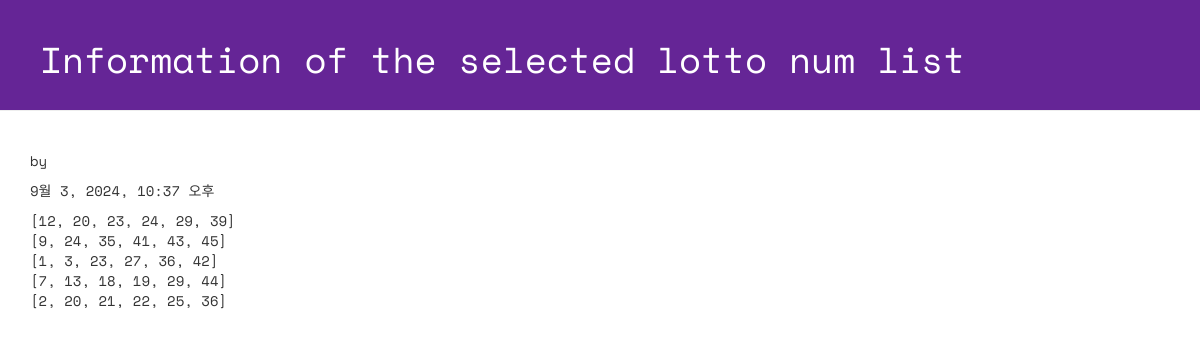
Screenshot of /lotto/2/detail with the database file from the repository.
### lotto/models.py (models this page shows, shortened)
class GuessNumbers(models.Model):
    name = models.CharField(max_length=24)  # 로또 번호 리스트의 이름
    text = models.CharField(max_length=255)  # 로또 번호 리스트에 대한 설명
    lottos = models.CharField(max_length=255, default='[1, 2, 3, 4, 5, 6]')  # 로또 번호들이 담길 str
    num_lotto = models.IntegerField(default=5)  # 6개 번호 set의 갯수
    update_date = models.DateTimeField()

### lotto/views.py (the view)
# urls.py: path('lotto/<int:lottokey>/detail', views.detail, name='detail',)
def detail(request, lottokey):
    lotto = GuessNumbers.objects.get(pk = lottokey)
    return render(request, "lotto/detail.html", {"lotto":lotto})

### lotto/templates/lotto/detail.html (shortened to what this page needs)
<!DOCTYPE html>
{% load static %}
<html lang="ko">
<head>
 <link rel="stylesheet" href="//maxcdn.bootstrapcdn.com/bootstrap/3.2.0/css/bootstrap.min.css">
 <link rel="stylesheet" href="//maxcdn.bootstrapcdn.com/bootstrap/3.2.0/css/bootstrap-theme.min.css">
 <link rel="stylesheet" href="{% static 'css/lotto.css'%}">
</head>
<body>
 <div class="page-header">
 <h1>Information of the selected lotto num list</h1>
 </div>
 <div class="container lotto">
 <p> by {{ lotto.name }}</p>
 <p> {{ lotto.update_date }}</p>
 <p> {{ lotto.lottos | linebreaksbr }}</p>
 </div>
</body>
</html>

### lotto/static/css/lotto.css (style rules this page uses)
.page-header { background-color: #652596; margin-top: 0; padding: 20px 20px 20px 40px; font-family: 'Space Mono', monospace; }
.page-header h1 { color: #FFFFFF; }
.container { font-family: 'Space Mono', monospace; }

### rows the page displays
GuessNumbers: update_date "9월 3, 2024, 10:37 오후", lottos "[12, 20, 23, 24, 29, 39] [9, 24, 35, 41, 43, 45] [1, 3, 23, 27, 36, 42] [7, 13, 18, 19, 29, 44] [2, 20, 21, 22, 25, 36]"
